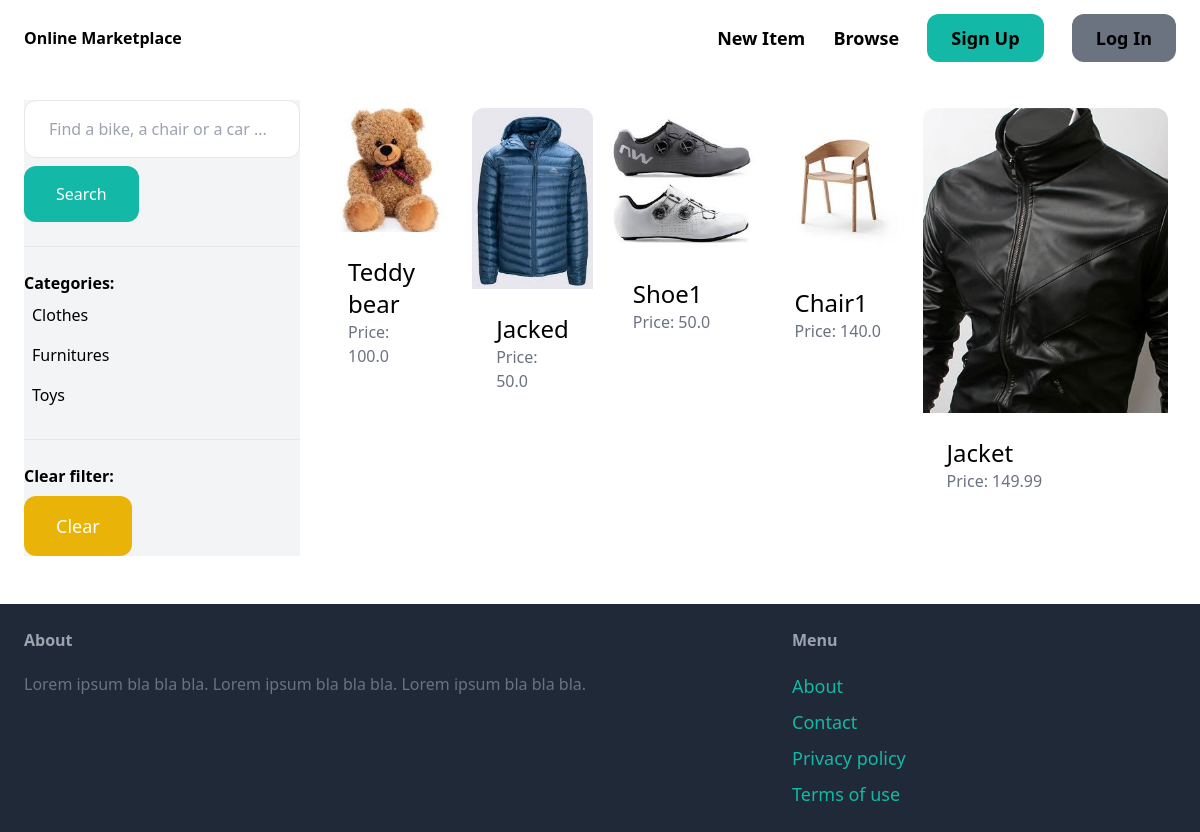
The app's page /items/ with its own data.
### item/models.py (models this page shows, shortened)
class Category(models.Model):
    name = models.CharField(max_length=255)
    class Meta:
        ordering = ('name', )
        verbose_name_plural = 'Categories'

class Item(models.Model):
    category = models.ForeignKey(Category, related_name='items', on_delete=models.CASCADE)
    name = models.CharField(max_length=255)
    description = models.TextField(blank=True, null=True)
    price = models.FloatField()
    image = models.ImageField(upload_to='item_images', blank=True, null=True)
    is_sold = models.BooleanField(default=False)
    created_by = models.ForeignKey(User, related_name='items', on_delete=models.CASCADE)
    created_at = models.DateTimeField(auto_now_add=True)

### item/views.py (the view)
# urls.py: path('', views.items, name='items'),
def items(request):
    query = request.GET.get('query', '')
    category_id = request.GET.get('category', 0)
    items = Item.objects.filter(is_sold=False)
    categories = Category.objects.all()
    if category_id:
        items = items.filter(category_id=category_id)
    if query:
        items = items.filter(Q(name__icontains=query) | Q(description__icontains=query))
    return render(request, 'item/items.html', {
        'items' : items,
        'query' : query,
        'categories' : categories,
        'category_id' : int(category_id)
    })

### item/templates/item/items.html (shortened to what this page needs)
{% extends 'core/base.html' %}
{% block content %}
<div class="pb-6 grid grid-cols-4 gap-4">
    <div class="col-span-1 bg-gray-100">
        <form method="get" action="{% url 'item:items' %}">
            <input name="query" class="w-full py-4 px-6 border rounded-xl" type="text" value="{{ query }}" placeholder="Find a bike, a chair or a car ...">
            <button class="mt-2 py-4 px-8 text-lg, bg-teal-500 text-white rounded-xl">Search</button>
        </form>
        <hr class="my-6">
        <p class="font-semibold">Categories:</p>
        <ul>
            {% for category in categories %}
                <li class="py-2 px-2 rounded-xl {% if category.id == category_id %} bg-gray-200 {% endif %}">
                    <a href="{% url 'item:items' %}?query={{ query }}&category={{ category.id }}">
                        {{ category.name }}
                    </a>
                </li>
            {% endfor %}
        </ul>
        <hr class="my-6">
        <p class="font-semibold">Clear filter:</p>
        <ul>
            <li>
                <a href="{% url 'item:items' %}" class="mt-2 py-4 px-8 inline-block bg-yellow-500 text-lg rounded-xl text-white">Clear</a>
            </li>
        </ul>
    </div>
    <div class="col-span-3">
        <div class="flex">
            {% for item in items %}
                <div class="px-2 py-2">
                    <a href="{% url 'item:detail' item.id %}">
                        <div>
                            {% if item.image %}
                                <img src="{{ item.image.url }}" class="rounded-t-xl">
                            {% endif %}
                        </div>
                        <div class="p-6 bg-white rounded-b-xl">
                            <h2 class="text-2xl">{{ item.name }}</h2>
                            <p class="text-gray-500">Price: {{ item.price }}</p>
                        </div>
                    </a>
                </div>
            {% endfor %}
        </div>
    </div>
</div>
{% endblock %}

### records on screen
Category: name "Clothes"
Category: name "Furnitures"
Category: name "Toys"
Item: image (picture), name "Teddy bear", price "100.0"
Item: image (picture), name "Jacked", price "50.0"
Item: image (picture), name "Shoe1", price "50.0"
Item: image (picture), name "Chair1", price "140.0"
Item: image (picture), name "Jacket", price "149.99"
